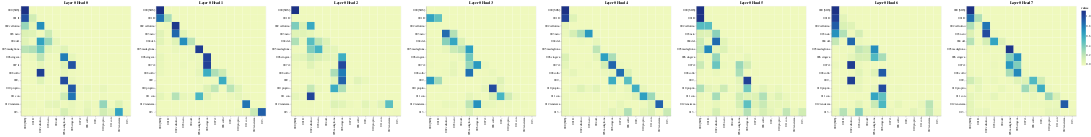

The notebook cell saved with this chart:
### Code cell
# Decoder Self-Attention
get_all_attention_maps("decoder", layers, heads, decoder_input_tokens, decoder_input_tokens, min(20, sentence_len))

### Figure 1 — Vega-Lite specification as saved in the notebook (floating-point values rounded to 4 significant figures; data arrays with more than 128 entries replaced by an {"elided": "..."} marker saying what was removed)
{"config": {"view": {"continuousWidth": 400, "continuousHeight": 300}}, "vconcat": [{"hconcat": [{"data": {"name": "data-ec121abc7c8c47d4c13df981ab78896f"}, "mark": "rect", "encoding": {"color": {"field": "value", "type": "quantitative"}, "tooltip": [{"field": "row", "type": "quantitative"}, {"field": "column", "type": "quantitative"}, {"field": "value", "type": "quantitative"}, {"field": "row_token", "type": "nominal"}, {"field": "col_token", "type": "nominal"}], "x": {"axis": {"title": ""}, "field": "col_token", "type": "nominal"}, "y": {"axis": {"title": ""}, "field": "row_token", "type": "nominal"}}, "height": 400, "selection": {"selector009": {"type": "interval", "bind": "scales", "encodings": ["x", "y"]}}, "title": "Layer 0 Head 0", "width": 400}, {"data": {"name": "data-98b7c96a4ebfe628215fbd7d0185446f"}, "mark": "rect", "encoding": {"color": {"field": "value", "type": "quantitative"}, "tooltip": [{"field": "row", "type": "quantitative"}, {"field": "column", "type": "quantitative"}, {"field": "value", "type": "quantitative"}, {"field": "row_token", "type": "nominal"}, {"field": "col_token", "type": "nominal"}], "x": {"axis": {"title": ""}, "field": "col_token", "type": "nominal"}, "y": {"axis": {"title": ""}, "field": "row_token", "type": "nominal"}}, "height": 400, "selection": {"selector010": {"type": "interval", "bind": "scales", "encodings": ["x", "y"]}}, "title": "Layer 0 Head 1", "width": 400}, {"data": {"name": "data-a1c61488d5ef65a5e834c95b92940847"}, "mark": "rect", "encoding": {"color": {"field": "value", "type": "quantitative"}, "tooltip": [{"field": "row", "type": "quantitative"}, {"field": "column", "type": "quantitative"}, {"field": "value", "type": "quantitative"}, {"field": "row_token", "type": "nominal"}, {"field": "col_token", "type": "nominal"}], "x": {"axis": {"title": ""}, "field": "col_token", "type": "nominal"}, "y": {"axis": {"title": ""}, "field": "row_token", "type": "nominal"}}, "height": 400, "selection": {"selector011": {"type": "interval", "bind": "scales", "encodings": ["x", "y"]}}, "title": "Layer 0 Head 2", "width": 400}, {"data": {"name": "data-2b72ee70ecc5b1c6dfe9282078366681"}, "mark": "rect", "encoding": {"color": {"field": "value", "type": "quantitative"}, "tooltip": [{"field": "row", "type": "quantitative"}, {"field": "column", "type": "quantitative"}, {"field": "value", "type": "quantitative"}, {"field": "row_token", "type": "nominal"}, {"field": "col_token", "type": "nominal"}], "x": {"axis": {"title": ""}, "field": "col_token", "type": "nominal"}, "y": {"axis": {"title": ""}, "field": "row_token", "type": "nominal"}}, "height": 400, "selection": {"selector012": {"type": "interval", "bind": "scales", "encodings": ["x", "y"]}}, "title": "Layer 0 Head 3", "width": 400}, {"data": {"name": "data-40fa1ebcef36a2c56b2d22656a809264"}, "mark": "rect", "encoding": {"color": {"field": "value", "type": "quantitative"}, "tooltip": [{"field": "row", "type": "quantitative"}, {"field": "column", "type": "quantitative"}, {"field": "value", "type": "quantitative"}, {"field": "row_token", "type": "nominal"}, {"field": "col_token", "type": "nominal"}], "x": {"axis": {"title": ""}, "field": "col_token", "type": "nominal"}, "y": {"axis": {"title": ""}, "field": "row_token", "type": "nominal"}}, "height": 400, "selection": {"selector013": {"type": "interval", "bind": "scales", "encodings": ["x", "y"]}}, "title": "Layer 0 Head 4", "width": 400}, {"data": {"name": "data-836ddbe20f195e1c24afc7fc3939b205"}, "mark": "rect", "encoding": {"color": {"field": "value", "type": "quantitative"}, "tooltip": [{"field": "row", "type": "quantitative"}, {"field": "column", "type": "quantitative"}, {"field": "value", "type": "quantitative"}, {"field": "row_token", "type": "nominal"}, {"field": "col_token", "type": "nominal"}], "x": {"axis": {"title": ""}, "field": "col_token", "type": "nominal"}, "y": {"axis": {"title": ""}, "field": "row_token", "type": "nominal"}}, "height": 400, "selection": {"selector014": {"type": "interval", "bind": "scales", "encodings": ["x", "y"]}}, "title": "Layer 0 Head 5", "width": 400}, {"data": {"name": "data-8beca85e92bbc82b500b92bd61a7dec9"}, "mark": "rect", "encoding": {"color": {"field": "value", "type": "quantitative"}, "tooltip": [{"field": "row", "type": "quantitative"}, {"field": "column", "type": "quantitative"}, {"field": "value", "type": "quantitative"}, {"field": "row_token", "type": "nominal"}, {"field": "col_token", "type": "nominal"}], "x": {"axis": {"title": ""}, "field": "col_token", "type": "nominal"}, "y": {"axis": {"title": ""}, "field": "row_token", "type": "nominal"}}, "height": 400, "selection": {"selector015": {"type": "interval", "bind": "scales", "encodings": ["x", "y"]}}, "title": "Layer 0 Head 6", "width": 400}, {"data": {"name": "data-034215a4e4df9369c6e8b93dccf794cf"}, "mark": "rect", "encoding": {"color": {"field": "value", "type": "quantitative"}, "tooltip": [{"field": "row", "type": "quantitative"}, {"field": "column", "type": "quantitative"}, {"field": "value", "type": "quantitative"}, {"field": "row_token", "type": "nominal"}, {"field": "col_token", "type": "nominal"}], "x": {"axis": {"title": ""}, "field": "col_token", "type": "nominal"}, "y": {"axis": {"title": ""}, "field": "row_token", "type": "nominal"}}, "height": 400, "selection": {"selector016": {"type": "interval", "bind": "scales", "encodings": ["x", "y"]}}, "title": "Layer 0 Head 7", "width": 400}]}], "$schema": "https://vega.github.io/schema/vega-lite/v4.17.0.json", "datasets": {"data-ec121abc7c8c47d4c13df981ab78896f": {"elided": "196 records"}, "data-98b7c96a4ebfe628215fbd7d0185446f": {"elided": "196 records"}, "data-a1c61488d5ef65a5e834c95b92940847": {"elided": "196 records"}, "data-2b72ee70ecc5b1c6dfe9282078366681": {"elided": "196 records"}, "data-40fa1ebcef36a2c56b2d22656a809264": {"elided": "196 records"}, "data-836ddbe20f195e1c24afc7fc3939b205": {"elided": "196 records"}, "data-8beca85e92bbc82b500b92bd61a7dec9": {"elided": "196 records"}, "data-034215a4e4df9369c6e8b93dccf794cf": {"elided": "196 records"}}}
